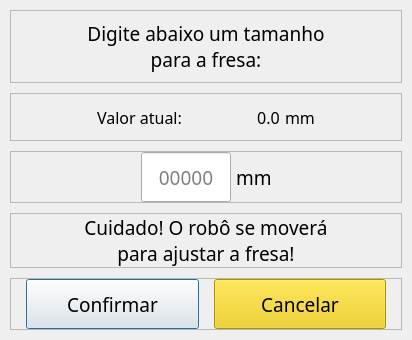
<?xml version="1.0" encoding="UTF-8"?>
<ui version="4.0">
 <class>Dialog</class>
 <widget class="QDialog" name="Dialog">
  <property name="geometry">
   <rect>
    <x>0</x>
    <y>0</y>
    <width>412</width>
    <height>340</height>
   </rect>
  </property>
  <property name="minimumSize">
   <size>
    <width>412</width>
    <height>340</height>
   </size>
  </property>
  <property name="maximumSize">
   <size>
    <width>412</width>
    <height>340</height>
   </size>
  </property>
  <property name="windowTitle">
   <string>Ajuste da fresa</string>
  </property>
  <property name="styleSheet">
   <string notr="true">* {margin:0; padding:0; border: 0}

QDialog{background-color:#efefef}

QPushButton{
	background-color: #ffdf00;
	border: 0;
border-radius:25; padding:0; margin:0
}
QPushButton::disabled{background-color:#cbcbcb}
QPushButton:hover{ background-color: #f1d100}
QPushButton:pressed{background-color:#dfc200 }

QLineEdit{
background-color: white;
border: 2px solid #b0b0b0;
border-radius: 18
}
QLineEdit {\ncolor: black; \nbackground-color: white;\nborder-width: 1px;\nborder-radius: 25px;\n}
</string>
  </property>
  <layout class="QVBoxLayout" name="verticalLayout">
   <property name="spacing">
    <number>10</number>
   </property>
   <property name="leftMargin">
    <number>10</number>
   </property>
   <property name="topMargin">
    <number>10</number>
   </property>
   <property name="rightMargin">
    <number>10</number>
   </property>
   <property name="bottomMargin">
    <number>10</number>
   </property>
   <item>
    <widget class="QFrame" name="frame">
     <property name="frameShape">
      <enum>QFrame::StyledPanel</enum>
     </property>
     <property name="frameShadow">
      <enum>QFrame::Raised</enum>
     </property>
     <layout class="QVBoxLayout" name="verticalLayout_2">
      <item>
       <widget class="QLabel" name="label_2">
        <property name="font">
         <font>
          <family>Equinox Bold</family>
          <pointsize>14</pointsize>
         </font>
        </property>
        <property name="text">
         <string>Digite abaixo um tamanho
para a fresa:</string>
        </property>
        <property name="alignment">
         <set>Qt::AlignCenter</set>
        </property>
       </widget>
      </item>
     </layout>
    </widget>
   </item>
   <item>
    <widget class="QFrame" name="frame_5">
     <property name="frameShape">
      <enum>QFrame::StyledPanel</enum>
     </property>
     <property name="frameShadow">
      <enum>QFrame::Raised</enum>
     </property>
     <layout class="QHBoxLayout" name="horizontalLayout_4">
      <property name="spacing">
       <number>5</number>
      </property>
      <property name="leftMargin">
       <number>15</number>
      </property>
      <property name="topMargin">
       <number>0</number>
      </property>
      <property name="rightMargin">
       <number>15</number>
      </property>
      <property name="bottomMargin">
       <number>0</number>
      </property>
      <item>
       <spacer name="horizontalSpacer_5">
        <property name="orientation">
         <enum>Qt::Horizontal</enum>
        </property>
        <property name="sizeHint" stdset="0">
         <size>
          <width>40</width>
          <height>20</height>
         </size>
        </property>
       </spacer>
      </item>
      <item>
       <widget class="QLabel" name="label_4">
        <property name="font">
         <font>
          <family>Equinox Bold</family>
          <pointsize>12</pointsize>
         </font>
        </property>
        <property name="text">
         <string>Valor atual:</string>
        </property>
        <property name="alignment">
         <set>Qt::AlignCenter</set>
        </property>
       </widget>
      </item>
      <item>
       <spacer name="horizontalSpacer_3">
        <property name="orientation">
         <enum>Qt::Horizontal</enum>
        </property>
        <property name="sizeHint" stdset="0">
         <size>
          <width>40</width>
          <height>20</height>
         </size>
        </property>
       </spacer>
      </item>
      <item>
       <widget class="QLabel" name="valor_atual">
        <property name="font">
         <font>
          <family>Equinox Bold</family>
          <pointsize>12</pointsize>
         </font>
        </property>
        <property name="text">
         <string>0.0</string>
        </property>
        <property name="alignment">
         <set>Qt::AlignCenter</set>
        </property>
       </widget>
      </item>
      <item>
       <widget class="QLabel" name="label_5">
        <property name="font">
         <font>
          <family>Equinox Bold</family>
          <pointsize>12</pointsize>
         </font>
        </property>
        <property name="text">
         <string>mm</string>
        </property>
       </widget>
      </item>
      <item>
       <spacer name="horizontalSpacer_4">
        <property name="orientation">
         <enum>Qt::Horizontal</enum>
        </property>
        <property name="sizeHint" stdset="0">
         <size>
          <width>40</width>
          <height>20</height>
         </size>
        </property>
       </spacer>
      </item>
     </layout>
    </widget>
   </item>
   <item>
    <widget class="QFrame" name="frame_2">
     <property name="frameShape">
      <enum>QFrame::StyledPanel</enum>
     </property>
     <property name="frameShadow">
      <enum>QFrame::Raised</enum>
     </property>
     <layout class="QHBoxLayout" name="horizontalLayout_2">
      <property name="spacing">
       <number>5</number>
      </property>
      <property name="leftMargin">
       <number>0</number>
      </property>
      <property name="topMargin">
       <number>0</number>
      </property>
      <property name="rightMargin">
       <number>0</number>
      </property>
      <property name="bottomMargin">
       <number>0</number>
      </property>
      <item>
       <spacer name="horizontalSpacer">
        <property name="orientation">
         <enum>Qt::Horizontal</enum>
        </property>
        <property name="sizeHint" stdset="0">
         <size>
          <width>40</width>
          <height>20</height>
         </size>
        </property>
       </spacer>
      </item>
      <item>
       <widget class="QLineEdit" name="le_code">
        <property name="minimumSize">
         <size>
          <width>90</width>
          <height>50</height>
         </size>
        </property>
        <property name="maximumSize">
         <size>
          <width>90</width>
          <height>50</height>
         </size>
        </property>
        <property name="font">
         <font>
          <family>Equinox Bold</family>
          <pointsize>14</pointsize>
         </font>
        </property>
        <property name="text">
         <string/>
        </property>
        <property name="alignment">
         <set>Qt::AlignCenter</set>
        </property>
        <property name="placeholderText">
         <string>00000</string>
        </property>
       </widget>
      </item>
      <item>
       <widget class="QLabel" name="label">
        <property name="font">
         <font>
          <family>Equinox Bold</family>
          <pointsize>14</pointsize>
         </font>
        </property>
        <property name="text">
         <string>mm</string>
        </property>
       </widget>
      </item>
      <item>
       <spacer name="horizontalSpacer_2">
        <property name="orientation">
         <enum>Qt::Horizontal</enum>
        </property>
        <property name="sizeHint" stdset="0">
         <size>
          <width>40</width>
          <height>20</height>
         </size>
        </property>
       </spacer>
      </item>
     </layout>
    </widget>
   </item>
   <item>
    <widget class="QFrame" name="frame_4">
     <property name="frameShape">
      <enum>QFrame::StyledPanel</enum>
     </property>
     <property name="frameShadow">
      <enum>QFrame::Raised</enum>
     </property>
     <layout class="QHBoxLayout" name="horizontalLayout_3">
      <property name="spacing">
       <number>0</number>
      </property>
      <property name="leftMargin">
       <number>0</number>
      </property>
      <property name="topMargin">
       <number>0</number>
      </property>
      <property name="rightMargin">
       <number>0</number>
      </property>
      <property name="bottomMargin">
       <number>0</number>
      </property>
      <item>
       <widget class="QLabel" name="label_3">
        <property name="font">
         <font>
          <family>Equinox Bold</family>
          <pointsize>14</pointsize>
         </font>
        </property>
        <property name="text">
         <string>Cuidado! O robô se moverá
para ajustar a fresa!</string>
        </property>
        <property name="alignment">
         <set>Qt::AlignCenter</set>
        </property>
       </widget>
      </item>
     </layout>
    </widget>
   </item>
   <item>
    <widget class="QFrame" name="frame_3">
     <property name="frameShape">
      <enum>QFrame::StyledPanel</enum>
     </property>
     <property name="frameShadow">
      <enum>QFrame::Raised</enum>
     </property>
     <layout class="QHBoxLayout" name="horizontalLayout">
      <property name="spacing">
       <number>15</number>
      </property>
      <property name="leftMargin">
       <number>15</number>
      </property>
      <property name="topMargin">
       <number>0</number>
      </property>
      <property name="rightMargin">
       <number>15</number>
      </property>
      <property name="bottomMargin">
       <number>0</number>
      </property>
      <item>
       <widget class="QPushButton" name="btn_confirm">
        <property name="minimumSize">
         <size>
          <width>0</width>
          <height>50</height>
         </size>
        </property>
        <property name="maximumSize">
         <size>
          <width>16777215</width>
          <height>50</height>
         </size>
        </property>
        <property name="font">
         <font>
          <family>Equinox Bold</family>
          <pointsize>14</pointsize>
         </font>
        </property>
        <property name="cursor">
         <cursorShape>PointingHandCursor</cursorShape>
        </property>
        <property name="text">
         <string>Confirmar</string>
        </property>
        <property name="icon">
         <iconset resource="icons.qrc">
          <normaloff>:/icons/assets/icons/sharp_check_black_48dp.png</normaloff>:/icons/assets/icons/sharp_check_black_48dp.png</iconset>
        </property>
        <property name="iconSize">
         <size>
          <width>25</width>
          <height>25</height>
         </size>
        </property>
        <property name="autoDefault">
         <bool>false</bool>
        </property>
        <property name="default">
         <bool>true</bool>
        </property>
       </widget>
      </item>
      <item>
       <widget class="QPushButton" name="btn_cancel">
        <property name="minimumSize">
         <size>
          <width>0</width>
          <height>50</height>
         </size>
        </property>
        <property name="maximumSize">
         <size>
          <width>16777215</width>
          <height>50</height>
         </size>
        </property>
        <property name="font">
         <font>
          <family>Equinox Bold</family>
          <pointsize>14</pointsize>
         </font>
        </property>
        <property name="cursor">
         <cursorShape>PointingHandCursor</cursorShape>
        </property>
        <property name="focusPolicy">
         <enum>Qt::TabFocus</enum>
        </property>
        <property name="styleSheet">
         <string notr="true">* {
background-color: #eece00
}

QPushButton:hover{
background-color: #ddbd00
}

QPushButton:pressed {
background-color: #ccac00
}
QPushButton::disabled{background-color:#cbcbcb}</string>
        </property>
        <property name="text">
         <string>Cancelar</string>
        </property>
        <property name="icon">
         <iconset resource="icons.qrc">
          <normaloff>:/icons/assets/icons/sharp_close_black_48dp.png</normaloff>:/icons/assets/icons/sharp_close_black_48dp.png</iconset>
        </property>
        <property name="iconSize">
         <size>
          <width>25</width>
          <height>25</height>
         </size>
        </property>
        <property name="autoDefault">
         <bool>false</bool>
        </property>
       </widget>
      </item>
     </layout>
    </widget>
   </item>
  </layout>
 </widget>
 <resources>
  <include location="icons.qrc"/>
 </resources>
 <connections/>
</ui>
